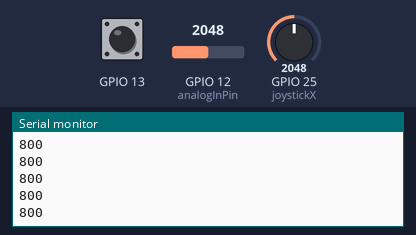
Recording of a sketch running on a simulated ESP32. Shown: the last lines printed to the serial monitor. Inputs (shaded band) come from the test bench; at power-on: GPIO 12 (analogInPin) = 2048, GPIO 25 (joystickX) = 2048, GPIO 13 HIGH.

Above: at 1.2 s.
1.3 s: GPIO 12 (analogInPin) set to 2866
At 1.31 s:
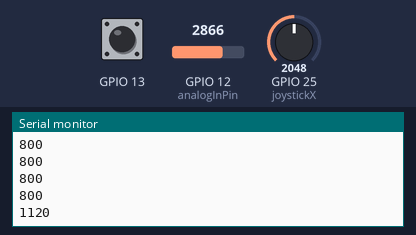
2.8 s: GPIO 25 (joystickX) set to 4040
At 2.81 s:
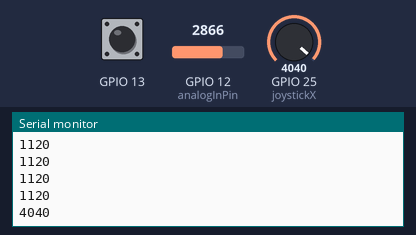
4.3 s: GPIO 25 (joystickX) set to 4095
At 4.32 s:
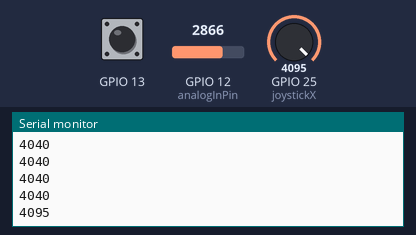
Timing chart, 0 to 7.3 s (numbered marks = the images above; inputs shaded):
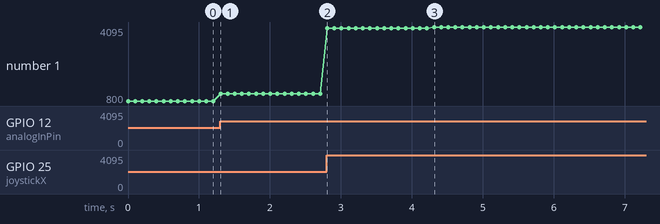

The sketch:

mod2.ino
```cpp
int sensorValue = 0;        // value read from the sensor
int outputValue = 0;
const int analogInPin = 12;  // Analog input pin that the potentiometer is attached to
int sensorValue2 = 0;        // value read from the sensor
int outputValue2 = 0;// value output to the serial line// value output to the serial line
const int joystickX = 25;
int sensorValue3 = 0;
int outputValue3 = 0;


void setup() {
  // initialize serial communications at 9600 bps:
  Serial.begin(115200);
  pinMode(13, INPUT_PULLUP);
}

void loop() {
  // read the analog in value:
  int sensorValue = digitalRead(13);
  int sensorValue2 = analogRead(analogInPin);
  outputValue = map(sensorValue2, 0, 1023, 0, 400);
  int sensorValue3 = analogRead(joystickX);

  if(sensorValue3 >= 4000){
    Serial.println(sensorValue3);
    delay(100);
  }
  else if(sensorValue2 > 100){
    Serial.println(outputValue);
    delay(100);
  }
  else{
    Serial.println(sensorValue);
    delay(100);
  }


}
```

Measured:
- after the input at 1.3 s, the serial monitor: prints a new line at once (image 1)
- after the input at 2.8 s, the serial monitor: prints a new line at once (image 2)
- after the input at 4.3 s, the serial monitor: prints a new line at once (image 3)
- plotted number 1: 800 → 1120 after the input at 1.3 s, 1120 → 4040 after the input at 2.8 s, 4040 → 4095 after the input at 4.3 s
